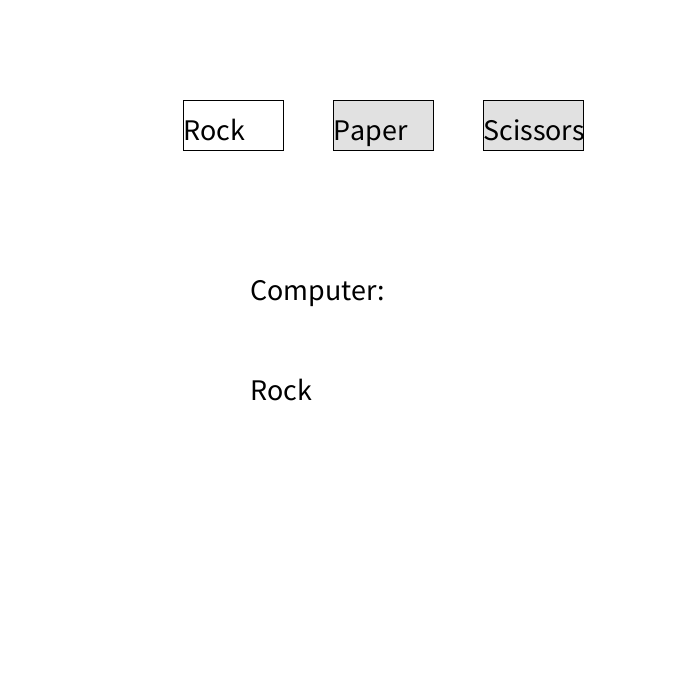
Frame 1 (no input)
Frame 60 (the mouse pressed at the canvas centre just before this capture): identical to frame 1, image omitted
Frame 120 (the mouse held since frame 60 and released just before this capture): identical to frame 1, image omitted

The Processing sketch that drew this single still picture (run headless with seeded random() and noise(); from frame 60 on, the mouse is pressed at the canvas centre):

// Processing sketch: Rock_Paper_Scissors
// ── Rock_Paper_Scissors.pde
String userChoice;
String computerChoice;
int randomInt;


void setup() {
  size(700, 700);
  textSize(30);
}

void draw() {
  background(255);
  fill(255);
  if (userChoice == "Rock" ) {
    fill(250, 100, 0);
  }
  rect(width / 3 - 50, 100, 100, 50);
  fill(225);
  if (userChoice == "Paper" ) {
    fill(250, 100, 0);
  }
  rect(width / 3 + 100, 100, 100, 50);
  fill(225);
  if (userChoice == "Scissors" ) {
    fill(250, 100, 0);
  }
  rect(width / 3 + 250, 100, 100, 50);
  fill(0);
  text("Rock", width / 3 - 50, 140);
  text("Paper", width / 3 + 100, 140);
  text("Scissors", width/ 3 + 250, 140 );

  text("Computer:", width / 2 - 100, 300);
  if (randomInt == 0) {
    text("Rock", width / 2 - 100, 400);
  } else if (randomInt == 1) {
    text("Paper", width / 2 - 100, 400);
  } else if (randomInt == 2) {
    text("Scissors", width / 2 - 100, 400);
  }
}

void mousePressed() {

  if (mouseX > width / 3-50 &&
    mouseX < width / 3 + 50 &&
    mouseY > 100 && mouseY < 150) {
    userChoice = "Rock";
    randomInt = ( int ) random(3);
  } else {
  }

  if ( mouseX > width / 3 + 100 &&
    mouseX < width / 3 + 200 &&
    mouseY > 100 && mouseY < 150) {

    userChoice = "Paper";
    randomInt = ( int ) random(3);
  } else {
  }

  if ( mouseX > width / 3 + 250 &&
    mouseX < width / 3 + 350 &&
    mouseY > 100 && mouseY <150) {
    userChoice = "Scissors";
    randomInt = ( int ) random(3);
  } else {
  }

  println(userChoice);
}
